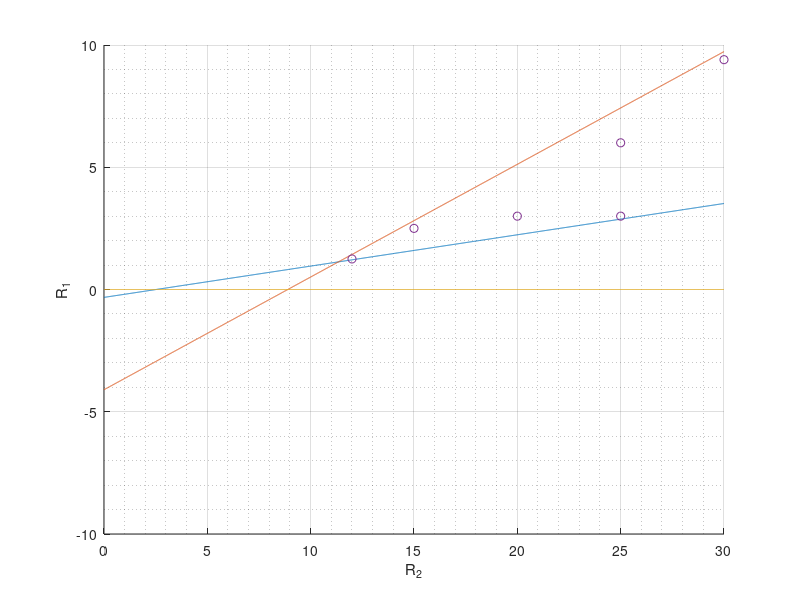

MATLAB code to generate this figure:
%% Paramagnetic Ions
% Ni Cu Co Mn
clear;
close all;
ions = {'NiCl_2', 'CuSO_4', 'Co(NO_3)_2', 'MnCl_2'};
molarMass = [129.6 159.61 291.03 125.844];
m1 = [0.567 0.746 0.122 9.804];
rW1 = [0.703 1.161 1.098 -0.301];
m2 = [1.230 1.669 0.343 76.577];
rW2 = [7.241 11.015 11.669 12.105];

div = m1 ./ m2;
divMat = [div ; div ; div ; div];

subRatios = divMat - divMat';

maxDiff = max(subRatios(:));
[ion1, ion2] = find(subRatios == maxDiff);
%ion1 = 2;
%ion2 = 3;
fprintf('Ion 1 = %s, Ion 2 = %s\n', ions{ion1}, ions{ion2})

t = 0:0.01:30;
rW1fixed = (1.161 + 1.098)/2;
rW2fixed = (11.015 + 11.669)/2;

figure
xlabel('R_2');
ylabel('R_1');
hold on
plot(t, div(ion1) * (t - rW2fixed) + rW1fixed)
plot(t, div(ion2) * (t - rW2fixed) + rW1fixed)
plot(t, 0 * t)

plot([25 20 12 30 15 25], [3 3 1.25 9.4 2.5 6], 'o')
%plot([30 30 26 15 20 12], [8 9.2 7.5 2.5 4.8 1.4], 'o')
grid on
grid minor

%%
R2mix1 = [25 20 12 30 15 25];
R1mix1 = [3 3 1.25 9.4 2.5 6];

% Concentrations in mM
fprintf('mM Concentrations of %s',ions{ion1})
kAmix1 = (m2(ion2) * (R1mix1 - rW1fixed) - m1(ion2) * (R2mix1 - rW2fixed))./(m2(ion2) * m1(ion1) - m1(ion2) * m2(ion1))
max(kAmix1)
fprintf('mM Concentrations of %s',ions{ion2})
kBmix1 = -(m2(ion1) * (R1mix1 - rW1fixed) - m1(ion1) * (R2mix1 - rW2fixed))./(m2(ion2) * m1(ion1) - m1(ion2) * m2(ion1))
max(kBmix1)

% ion1 = 2;
% ion2 = 3;
% R2mix2 = [30 30 26 15 20 12];
% R1mix2 = [8 9.2 7.5 2.5 4.8 1.4];
% 
% kAmix2 = (m2(ion2) * (R1mix2 - rW1fixed) - m1(ion2) * (R2mix2 - rW2fixed))./(m2(ion2) * m1(ion1) - m1(ion2) * m2(ion1))
% kBmix2 = -(m2(ion1) * (R1mix2 - rW1fixed) - m1(ion1) * (R2mix2 - rW2fixed))./(m2(ion2) * m1(ion1) - m1(ion2) * m2(ion1))


hold off
